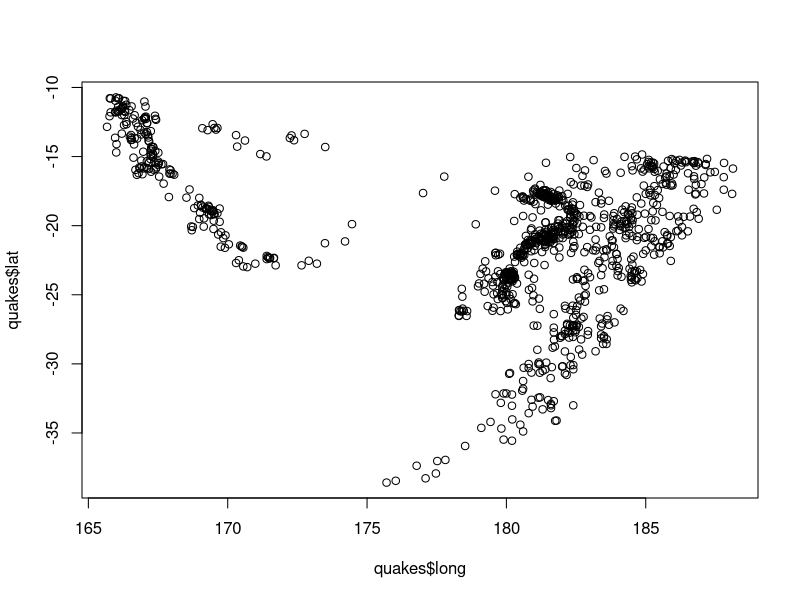
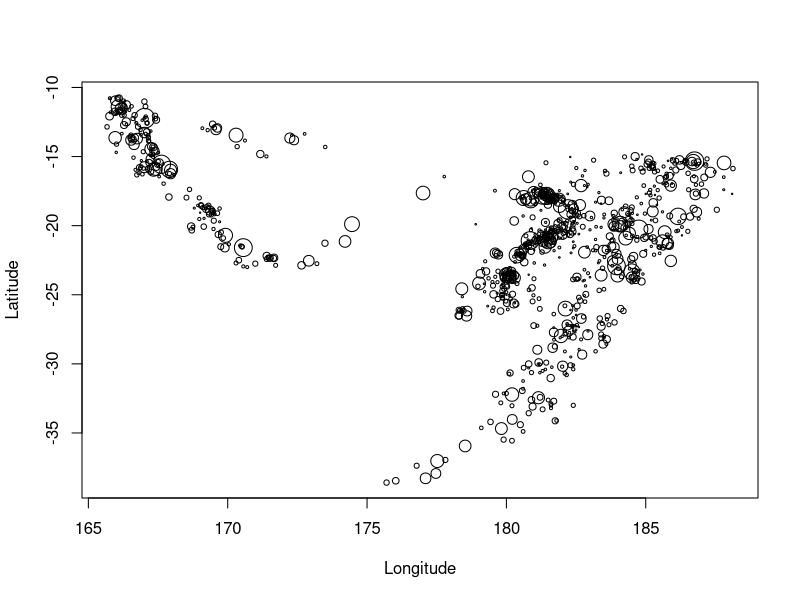
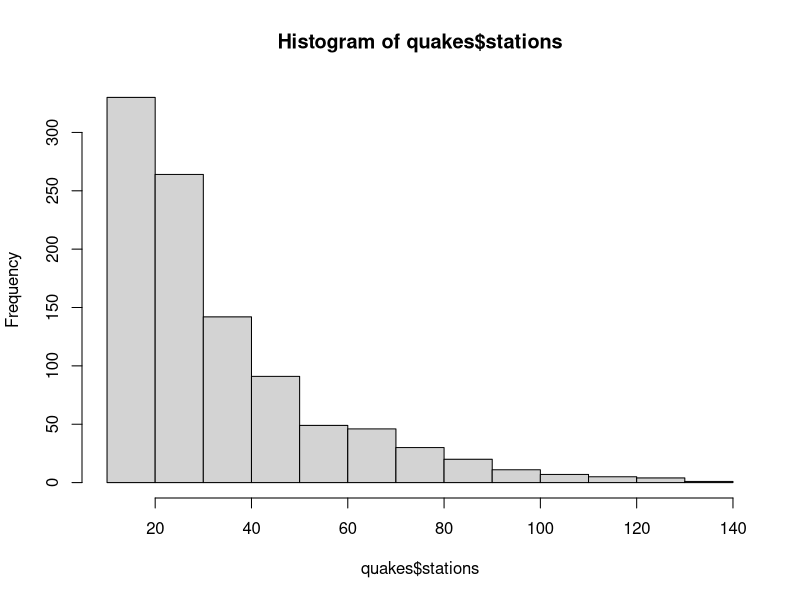
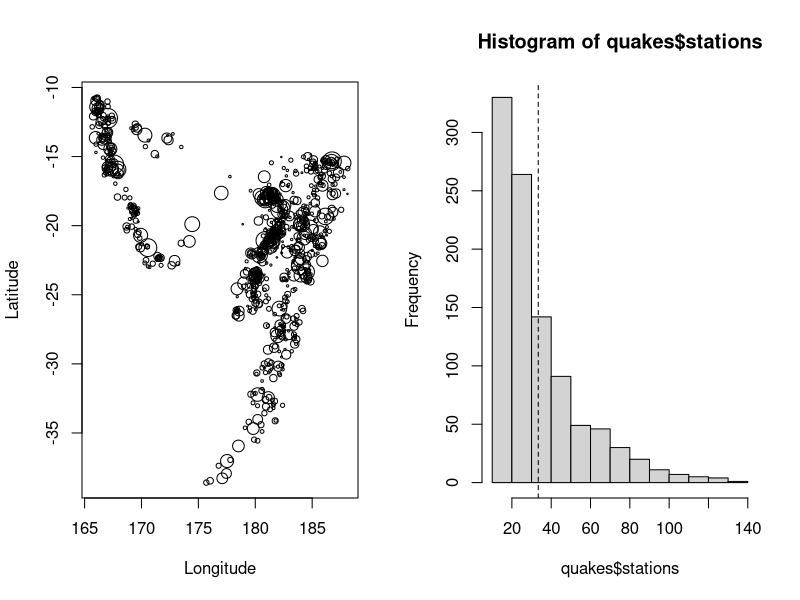
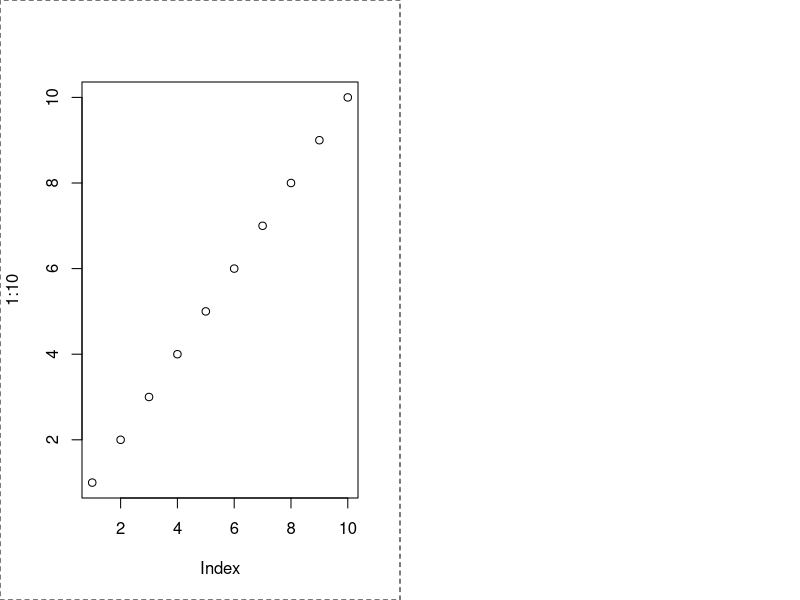
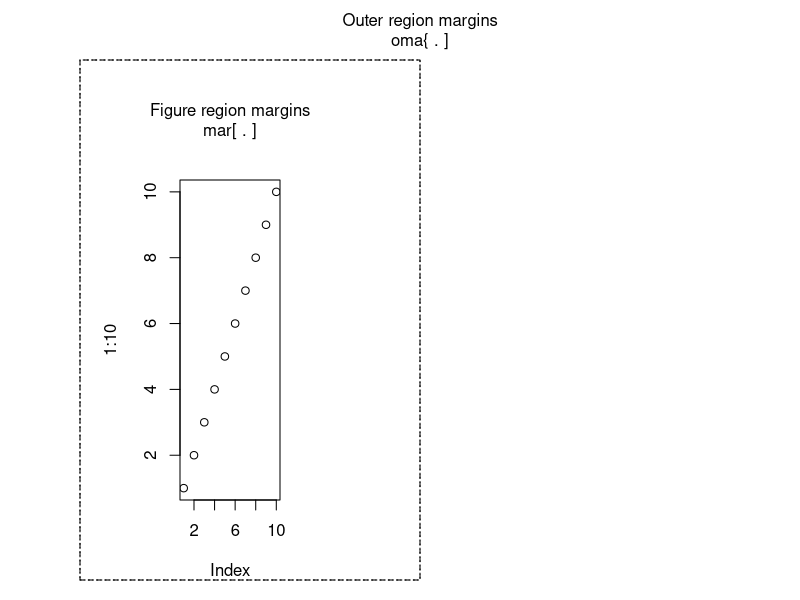
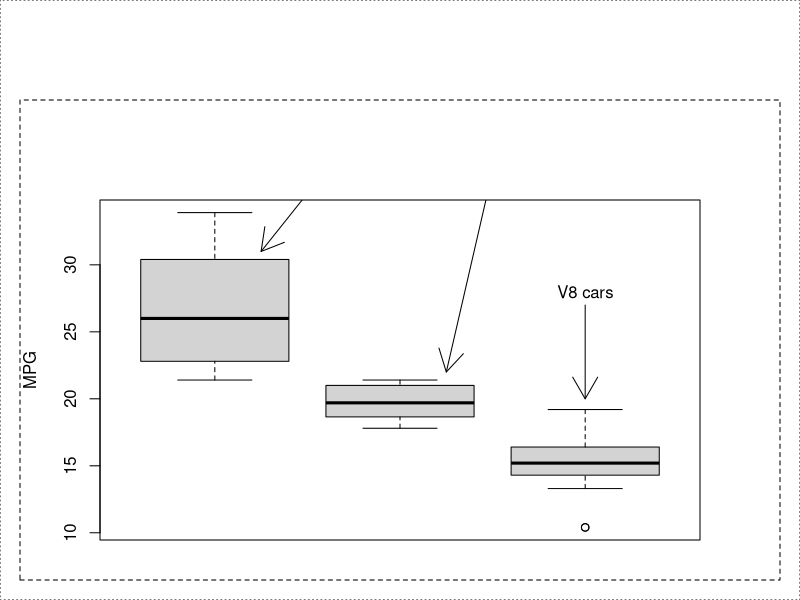
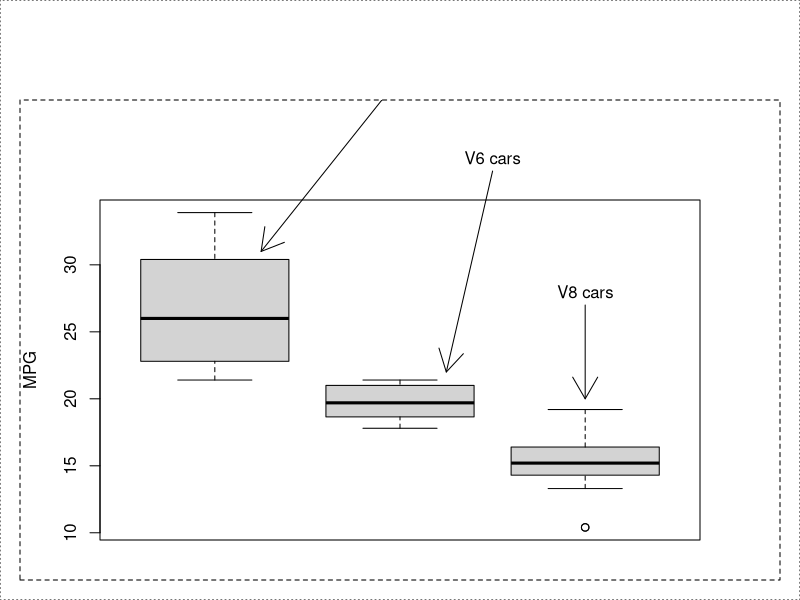

Reproduce these figures in R, in order.
# The following chapter deals  advanced techniques for plot customisation.

# ===========================================================================================
# Manually Opening a New Device -------------------------------------------
# ===========================================================================================
# You can open new device windows using dev.new; the newly opened window will immediately 
# become active, and any subsequent plotting commands will affect the particular device. For
# example:
plot(quakes$long, quakes$lat)
# Now, say you want to also see a histogram of the number of stations that detected each 
# event. To create a new plotting window:
dev.new() 
hist(quakes$stations)
# So, if you hadn't used dev.new(), you would've just overwritten the first window.

# Switching between devices -----------------------------------------------
# To switch between devices, use  dev.set() followed by the device number you want to make
# active. The following code activates Device 2 and re-plots the locations of the seismic 
# events so that the size of each point is proportional to the number of stations that 
# detected the event. It also tidies up the axis labels:
dev.set(2)
plot(quakes$long, quakes$lat, cex = .02 * quakes$stations, 
     xlab = "Longitude", ylab = "Latitude")
# Switching back to the histogram plot:
dev.set(4)
abline(v = mean(quakes$stations), lty = 2)

# Closing a device --------------------------------------------------------
# To close a device, it is easiest to use dev.off(). dev.off() with no arguments simply closes
# the currently active device. Otherwise, you can specify the device number just as when using
# dev.set(). To close the plot of the spatial locations, leaving the histogram as the active 
# device, call dev.off() with the respective argument:
dev.off(2)
# the repeat call of dev.off() will close the remaining device:
dev.off()

# Multiple plots in one device --------------------------------------------
# There are a few ways to do this. There are two ways which are arguably the easiest.

# 1. Setting the mfrow parameter:
# The mfrow argument instructs device to 'invisibly' divide itself into a grid of the 
# specified dimensions, with each cell holding one plot.You pass the mfrow option a numeric 
# integer vector of length 2 in the order of c(rows, columns); with the default being c(1, 1).

# Say you want two plots, side by side:
par(mfrow = c(1, 2))
plot(quakes$long, quakes$lat, cex = .02 * quakes$stations,
     xlab = "Longitude", ylab = "Latitude")
hist(quakes$stations)
abline(v = mean(quakes$stations), lty = 2)

# ===========================================================================================
# Plotting Regions and Margins --------------------------------------------
# ===========================================================================================
# Default spacing ---------------------------------------------------------
# You can find your default figure margin settings with a call to par():
par()$oma
par()$mar
# there is no out margin (oma) set by default. The default margin space is the output of mar.

# To illustrate these regions, consider the following image:
plot(1:10)
box(which = "figure", lty = 2)
# ... you can see the dashed line snug up-against the window edges.

# Custom spacing ----------------------------------------------------------
# Let's tailor the outer margins:
par(oma = c(1, 4, 3, 2), mar = 4:7)
plot(1:10)
box(which = "figure", lty = 2)
box(which = "figure", lty = 3)
# Since you would usually manipulate margin space to accommodate particular annotations of the
# plot, let's look at the mtext() function, used specifically to produce text in the figure or
# outer margins. By default, the argument outer is FALSE. Setting outer = TRUE positions the
# text in the outer region, e.g.:
mtext("Figure region margins\nmar[ . ]", line = 2)
mtext("Outer region margins\noma{ . ]", line = .5, outer = TRUE)

# Clipping ----------------------------------------------------------------
# Controlling clipping allows you to draw in or add elements to the margin regions with
# reference to the user coordinates of the plot itself. For example, you might want to 
# place a legend outside the plotting area, or you might wish to draw an arrow that 
# extends beyond the plot region to embellish a particular observation. 

# The graphical parameter xpd controls clipping in base R. By default, xpd is set to 
# FALSE, so all drawing is clipped to the available plot region only. Setting xpd to TRUE
# allows you to draw things outside the formally defined plot region intot he figure 
# margins, but not into any outer margins.

# Setting xpd to NA will permit drawing in all three areas - plot region, margins, and 
# outer margins. For example:
dev.off()
#  xpd = FALSE...
par(oma = c(1, 1, 5, 1), mar = c(2, 4, 5, 4))
boxplot(mtcars$mpg ~ mtcars$cyl, xaxt = "n", ylab = "MPG")
box("figure", lty = 2)
box("outer", lty = 3)
arrows(x0 = c(2, 2.5, 3), y0 = c(44, 37, 27), x1 = c(1.25, 2.25, 3), y1 = c(31, 22, 20),
       xpd = FALSE)
text(x = c(2, 2.5, 3), y = c(45, 38, 28), c("V4 cars", "V6 cars", "V8 cars"),
     xpd = FALSE)
# xpd = TRUE...
par(oma = c(1, 1, 5, 1), mar = c(2, 4, 5, 4))
boxplot(mtcars$mpg ~ mtcars$cyl, xaxt = "n", ylab = "MPG")
box("figure", lty = 2)
box("outer", lty = 3)
arrows(x0 = c(2, 2.5, 3), y0 = c(44, 37, 27), x1 = c(1.25, 2.25, 3), y1 = c(31, 22, 20),
       xpd = TRUE)
text(x = c(2, 2.5, 3), y = c(45, 38, 28), c("V4 cars", "V6 cars", "V8 cars"),
     xpd = TRUE)
# xpd NA...
par(oma = c(1, 1, 5, 1), mar = c(2, 4, 5, 4))
boxplot(mtcars$mpg ~ mtcars$cyl, xaxt = "n", ylab = "MPG")
box("figure", lty = 2)
box("outer", lty = 3)
arrows(x0 = c(2, 2.5, 3), y0 = c(44, 37, 27), x1 = c(1.25, 2.25, 3), y1 = c(31, 22, 20),
       xpd = NA)
text(x = c(2, 2.5, 3), y = c(45, 38, 28), c("V4 cars", "V6 cars", "V8 cars"),
     xpd = NA)

# ===========================================================================================
# Point-and-Click Coordinate Interaction ----------------------------------
# ===========================================================================================















